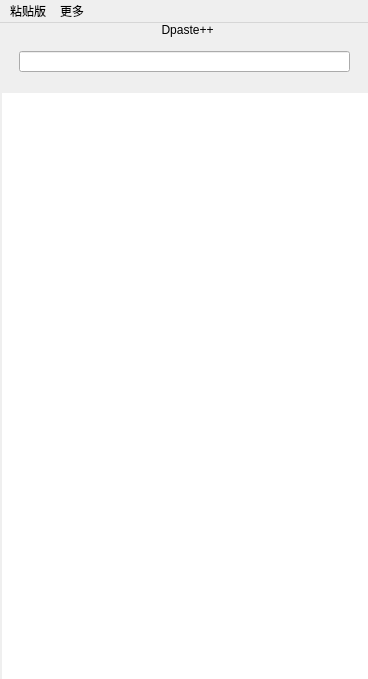
<?xml version="1.0" encoding="UTF-8"?>
<ui version="4.0">
 <class>MainWindow</class>
 <widget class="QMainWindow" name="MainWindow">
  <property name="geometry">
   <rect>
    <x>0</x>
    <y>0</y>
    <width>368</width>
    <height>679</height>
   </rect>
  </property>
  <property name="font">
   <font>
    <family>.AppleSystemUIFont</family>
   </font>
  </property>
  <property name="windowTitle">
   <string>Dpaste++</string>
  </property>
  <widget class="QWidget" name="centralwidget">
   <widget class="QListWidget" name="listWidget">
    <property name="geometry">
     <rect>
      <x>2</x>
      <y>70</y>
      <width>371</width>
      <height>591</height>
     </rect>
    </property>
    <property name="minimumSize">
     <size>
      <width>371</width>
      <height>541</height>
     </size>
    </property>
    <property name="autoFillBackground">
     <bool>true</bool>
    </property>
    <property name="frameShape">
     <enum>QFrame::NoFrame</enum>
    </property>
    <property name="frameShadow">
     <enum>QFrame::Sunken</enum>
    </property>
    <property name="lineWidth">
     <number>0</number>
    </property>
    <property name="verticalScrollBarPolicy">
     <enum>Qt::ScrollBarAsNeeded</enum>
    </property>
    <property name="horizontalScrollBarPolicy">
     <enum>Qt::ScrollBarAlwaysOff</enum>
    </property>
    <property name="sizeAdjustPolicy">
     <enum>QAbstractScrollArea::AdjustIgnored</enum>
    </property>
    <property name="dragEnabled">
     <bool>false</bool>
    </property>
    <property name="dragDropOverwriteMode">
     <bool>false</bool>
    </property>
    <property name="isWrapping" stdset="0">
     <bool>false</bool>
    </property>
    <property name="viewMode">
     <enum>QListView::ListMode</enum>
    </property>
    <property name="wordWrap">
     <bool>false</bool>
    </property>
    <property name="selectionRectVisible">
     <bool>false</bool>
    </property>
   </widget>
   <widget class="QLineEdit" name="lineEdit">
    <property name="geometry">
     <rect>
      <x>19</x>
      <y>28</y>
      <width>331</width>
      <height>21</height>
     </rect>
    </property>
    <property name="inputMask">
     <string/>
    </property>
    <property name="text">
     <string/>
    </property>
    <property name="maxLength">
     <number>32767</number>
    </property>
    <property name="frame">
     <bool>true</bool>
    </property>
    <property name="cursorPosition">
     <number>0</number>
    </property>
   </widget>
   <widget class="QPushButton" name="pushButton">
    <property name="geometry">
     <rect>
      <x>332</x>
      <y>-6</y>
      <width>31</width>
      <height>31</height>
     </rect>
    </property>
    <property name="text">
     <string/>
    </property>
    <property name="icon">
     <iconset theme="/Users/dengjunyuan/Pictures/letter/图钉.png">
      <normaloff>../Pictures/letter/图钉.png</normaloff>../Pictures/letter/图钉.png</iconset>
    </property>
    <property name="flat">
     <bool>true</bool>
    </property>
   </widget>
   <widget class="QPushButton" name="pushButton_3">
    <property name="geometry">
     <rect>
      <x>2</x>
      <y>-1</y>
      <width>21</width>
      <height>21</height>
     </rect>
    </property>
    <property name="text">
     <string/>
    </property>
    <property name="icon">
     <iconset theme="/Users/dengjunyuan/Pictures/letter/错误.png">
      <normaloff>../Pictures/letter/错误.png</normaloff>../Pictures/letter/错误.png</iconset>
    </property>
    <property name="flat">
     <bool>true</bool>
    </property>
   </widget>
   <widget class="QLabel" name="label">
    <property name="geometry">
     <rect>
      <x>152</x>
      <y>0</y>
      <width>71</width>
      <height>16</height>
     </rect>
    </property>
    <property name="text">
     <string>Dpaste++</string>
    </property>
    <property name="alignment">
     <set>Qt::AlignHCenter|Qt::AlignTop</set>
    </property>
   </widget>
  </widget>
  <widget class="QMenuBar" name="menubar">
   <property name="geometry">
    <rect>
     <x>0</x>
     <y>0</y>
     <width>368</width>
     <height>22</height>
    </rect>
   </property>
   <widget class="QMenu" name="menu">
    <property name="title">
     <string>粘贴版</string>
    </property>
    <addaction name="synchronous"/>
    <addaction name="clean"/>
   </widget>
   <widget class="QMenu" name="menu_2">
    <property name="title">
     <string>更多</string>
    </property>
    <addaction name="actionexit"/>
    <addaction name="actionupdat"/>
    <addaction name="actionabout"/>
   </widget>
   <addaction name="menu"/>
   <addaction name="menu_2"/>
  </widget>
  <action name="actionDeginx_paste_toos">
   <property name="text">
    <string>Deginx-paste-toos</string>
   </property>
  </action>
  <action name="actionLogin_registered">
   <property name="text">
    <string>登录/注册</string>
   </property>
  </action>
  <action name="synchronous">
   <property name="checkable">
    <bool>false</bool>
   </property>
   <property name="checked">
    <bool>false</bool>
   </property>
   <property name="text">
    <string>同步所有粘贴版</string>
   </property>
   <property name="iconText">
    <string>同步所有粘贴版</string>
   </property>
   <property name="toolTip">
    <string>同步所有粘贴版</string>
   </property>
  </action>
  <action name="clean">
   <property name="text">
    <string>清除所有粘贴版</string>
   </property>
   <property name="iconText">
    <string>清除所有粘贴版</string>
   </property>
   <property name="toolTip">
    <string>清除所有粘贴版</string>
   </property>
  </action>
  <action name="actionlogin">
   <property name="text">
    <string>退出登录</string>
   </property>
   <property name="iconText">
    <string>退出登录</string>
   </property>
   <property name="toolTip">
    <string>退出登录</string>
   </property>
  </action>
  <action name="actionlogin_2">
   <property name="text">
    <string>login</string>
   </property>
  </action>
  <action name="actionexit">
   <property name="text">
    <string>退出登录</string>
   </property>
  </action>
  <action name="actionupdat">
   <property name="text">
    <string>检查更新</string>
   </property>
  </action>
  <action name="actionabout">
   <property name="text">
    <string>关于此软件</string>
   </property>
  </action>
 </widget>
 <resources/>
 <connections/>
</ui>
